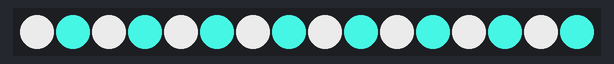
This sketch was run on a simulated Arduino Uno, built with avr-gcc and run on an emulated ATmega328P. On the bench: 16 RGB LEDs in strip order, left to right.

Above: at 1.6 s.
At 4.4 s:
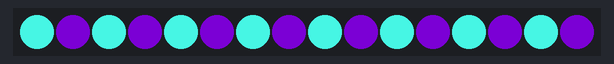
At 12.4 s:
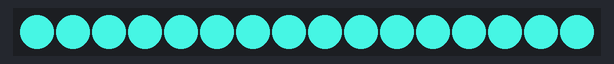
At 25.1 s:
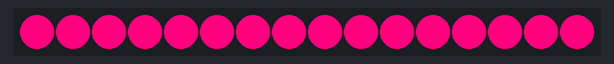
At 32.2 s:
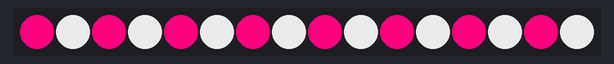
At 35.0 s:
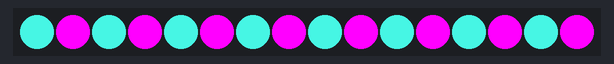

The sketch:

dj-30.ino
```cpp
#include <Adafruit_NeoPixel.h>

#ifdef __AVR__

#include <avr/power.h>

#endif

#define PIN 13

#define LEDS 16

Adafruit_NeoPixel strip = Adafruit_NeoPixel(LEDS, PIN, NEO_GRB + NEO_KHZ400);

uint32_t silver;
uint32_t pink;
uint32_t black;
uint32_t torquise;
uint32_t magenta;
uint32_t indigo;

uint16_t evenArray[] = {0, 14, 2, 12, 4, 10, 6, 8};
uint16_t oddArray[] = {15, 1, 13, 3, 11, 5, 9, 7};

void setup() {

  // set up colors
  silver = strip.Color(192, 192, 192);
  pink = strip.Color(255, 0, 127);
  black = strip.Color(0, 0, 0);
  torquise = strip.Color(64, 224, 208);
  magenta = strip.Color(255, 0, 255);
  indigo = strip.Color(75, 0, 130);

  strip.begin();
  strip.show();

}

void loop() {

//  pulseFlagColors(400);
//  setBlockColor(black, 0, 9);
//  pulseFlag(1000);
//  setBlockColor(black, 0, 9);
//  flag(1000);
//  setBlockColor(black, 0, 9);
//  pulseFlagColors(400);
//  setBlockColor(black, 0, 9);
//  flag(1000);
//  setBlockColor(black, 0, 9);
//  slideRight();
//  setBlockColor(black, 0, 9);

//  fadeOut(silver, 10, 0, 16);
//  fadeOut(pink, 10, 0, 16);
//  fadeOut(magenta, 75, 0, 16);
//  fadeOut(indigo, 75, 0, 16);
//  fadeOut(torquise, 75, 0, 16);

  intermitten(silver, torquise, 100);
  delay(750);
  setBlockColor(black, 0, 9);
  delay(500);
  intermitten(torquise, indigo, 100);
  delay(750);
  setBlockColor(black, 0, 9);
  delay(500);

  fadeInPink(1.5, 0, 16);
  slideColoursRight();
  delay(1000);
  invertedColourSlide();
  revInvertedColourSlide();
  slideColoursLeft();
  delay(1000);
  fadeOutPink(1.5, 0, 16);
  setBlockColor(black, 0, 9);
  delay(1000);

  intermitten(pink, silver, 100);
  delay(750);
  setBlockColor(black, 0, 9);
  delay(500);
  intermitten(torquise, magenta, 100);
  delay(750);
  setBlockColor(black, 0, 9);
  delay(500);

  fadeInPink(1.5, 0, 16);
  slideColoursRight();
  delay(1000);
  invertedColourSlide();
  revInvertedColourSlide();
  slideColoursLeft();
  fadeOutPink(1.5, 0, 16);
  setBlockColor(black, 0, 9);
  delay(1000);

  evenIntermitten(silver, 100);
  oddIntermitten(magenta, 100);
  delay(1000);
  setBlockColor(black, 0, 9);
  delay(1000);

  fadeInPink(1.5, 0, 16);
  slideColoursRight();
  delay(1000);
  invertedColourSlide();
  revInvertedColourSlide();
  slideColoursLeft();
  delay(1000);
  fadeOutPink(1.5, 0, 16);
  setBlockColor(black, 0, 9);
  delay(1000);

  strip.show();
} // loop

void intermitten(uint32_t cEven, uint32_t cOdd, uint16_t wait){
  evenIntermitten(cEven, wait);
  oddIntermitten(cOdd, wait);
}

void evenIntermitten(uint32_t c, uint16_t wait){
  for(uint16_t i = 0; i < 8; i++){
    strip.setPixelColor(evenArray[i], c);
    strip.show();
    delay(wait);
  }
}

void oddIntermitten(uint32_t c, uint16_t wait){
  for(uint16_t i = 0; i < 8; i++){
    strip.setPixelColor(oddArray[i], c);
    strip.show();
    delay(wait);
  }
}

void slideRight(uint32_t c, uint16_t wait){
  for(uint16_t i = 0; i < 9; i++){
    strip.setPixelColor(i, c);
    strip.setPixelColor(16 - i, c);
    strip.show();
    delay(wait);
  }
}

void slideLeft(uint32_t c, uint16_t wait){
  for(uint16_t i = 0; i < 9; i++){
    strip.setPixelColor(8 - i, c);
    strip.setPixelColor(9 + i, c);
    strip.show();
    delay(wait);
  }
}

void invertedSlide(uint32_t c, uint16_t wait){
  for(uint16_t i = 0; i < 9; i++){
    strip.setPixelColor(i, c);
    strip.setPixelColor(i + 8, c);
    strip.show();
    delay(wait);
  }
}

void revInvertedSlide(uint32_t c, uint16_t wait){
  for(uint16_t i = 0; i < 9; i++){
    strip.setPixelColor(8 - i, c);
    strip.setPixelColor(16 - i, c);
    strip.show();
    delay(wait);
  }
}

void slideColoursRight(){
  slideRight(pink, 75);
  slideRight(silver, 75);
  slideRight(indigo,75);
  slideRight(silver, 75);
  slideRight(torquise,75);
}

void slideColoursLeft(){
  slideLeft(torquise,75);
  slideLeft(silver, 75);
  slideLeft(indigo,75);
  slideLeft(silver, 75);
  slideLeft(pink, 75);
}

void invertedColourSlide(){
  invertedSlide(torquise,75);
  invertedSlide(silver, 75);
  invertedSlide(indigo, 75);
  invertedSlide(silver,75);
  invertedSlide(pink, 75);
  invertedSlide(silver, 75);;
}

void revInvertedColourSlide(){
  revInvertedSlide(torquise,75);
  revInvertedSlide(silver, 75);
  revInvertedSlide(indigo, 75);
  revInvertedSlide(silver,75);
  revInvertedSlide(pink, 75);
  revInvertedSlide(silver, 75);;
}

void setBlockColor(uint32_t c, uint16_t start, uint16_t finish){
  for(uint16_t i = start; i < finish; i++){
    strip.setPixelColor(i, c);
    strip.setPixelColor(15 - i, c);
  }
    strip.show();
}

void fadeOutPink(uint16_t wait, uint16_t start, uint16_t fin){
  for(int y = 0; y < 127; y++){
    for(int x = 0; x < fin; x++){
      strip.setPixelColor(x, strip.Color(255 - 2 * y, 0, 127 - y));
      strip.show();
    }
    if(y < 66)
      delay(wait * 10);
    else if(y < 99)
      delay(wait * 5);
    else
      delay(wait);
 }
}

void fadeInPink(uint16_t wait, uint16_t start, uint16_t fin){
  for(int y = 0; y < 127; y++){
    for(int x = start; x < fin; x++){
      strip.setPixelColor(x, strip.Color(y * 2, 0, y));
      strip.show();
    }
    if(y > 66)
      delay(wait * 10);
    else if(y > 99)
      delay(wait * 5);
    else
      delay(wait);
 }
}

/* notes:
 * changing the speed of the nerve cycle - was 300
 *
 */
```

Measured:
- what the display in image 0 shows lasts 0.9 s, from 1.5 s to 2.4 s
- what the display in image 2 shows lasts 1.7 s, from 12.4 s to 14.1 s
